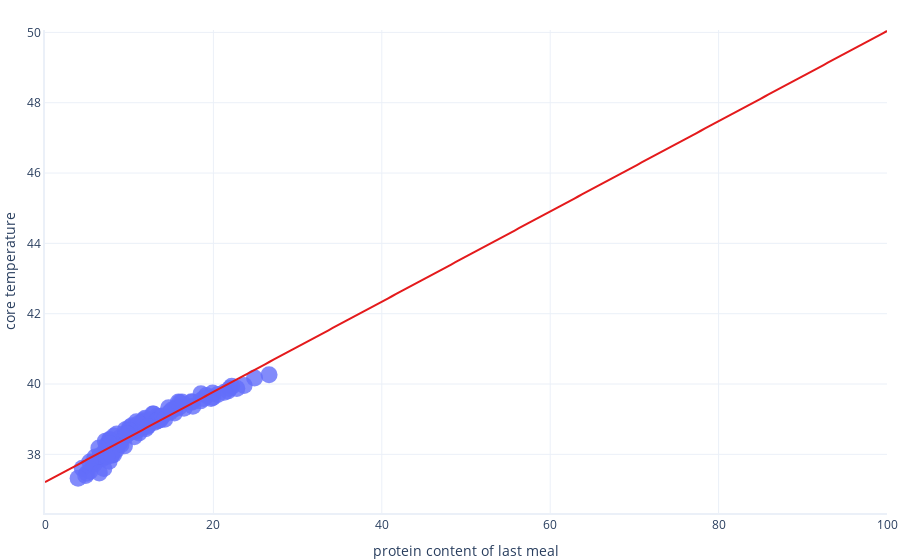

Write notebook code for a chart like this one.
### Code cell
# Show an extrapolated graph of the linear model
graphing.scatter_2D(dataset, label_x="protein_content_of_last_meal", 
                             label_y="core_temperature",
                             # We extrapolate over the following range
                             x_range = [0,100],
                             trendline=lambda x: simple_model.params[1] * x + simple_model.params[0])
